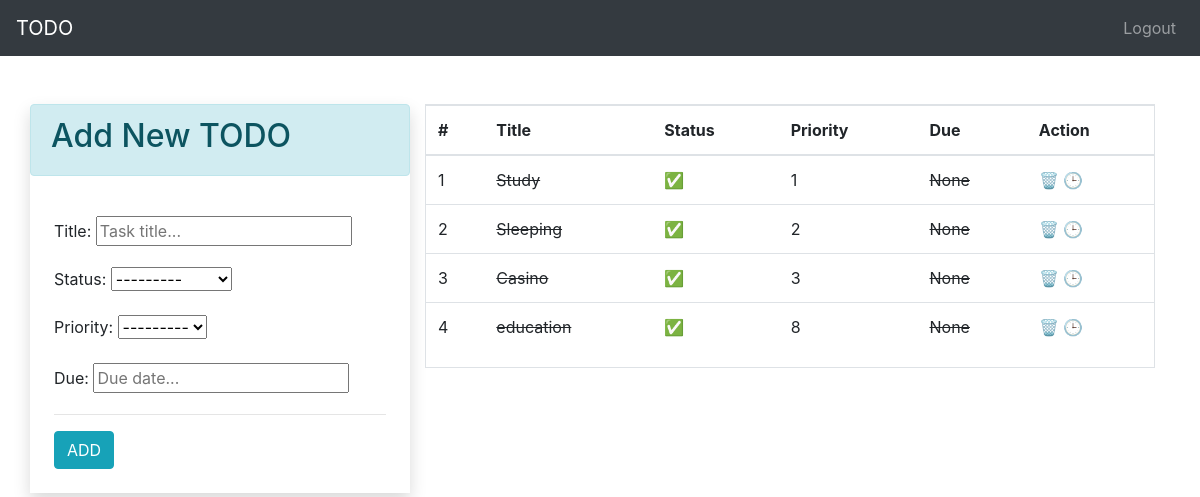
Screenshot of / (signed in) with the database file from the repository.
### app/models.py (models this page shows)
class TODO(models.Model):
    status_choices = [
    ('C', 'COMPLETED'),
    ('P', 'PENDING'),
    ]
    priority_choices = [
    ('1', '1️⃣'),
    ('2', '2️⃣'),
    ('3', '3️⃣'),
    ('4', '4️⃣'),
    ('5', '5️⃣'),
    ('6', '6️⃣'),
    ('7', '7️⃣'),
    ('8', '8️⃣'),
    ('9', '9️⃣'),
    ('10', '🔟'),
    ]
    title = models.CharField(max_length=50)
    status = models.CharField(max_length=2 , choices=status_choices)
    user  = models.ForeignKey(User  , on_delete= models.CASCADE)
    date = models.DateTimeField(auto_now_add=True)
    due = models.DateTimeField(auto_now_add=False, auto_now=False, blank=True, null=True)
    priority = models.CharField(max_length=2 , choices=priority_choices)

### app/views.py (the view)
# urls.py: path('' , home , name='home' ),
@login_required(login_url='login')
def home(request):
    if request.user.is_authenticated:
        user = request.user
        form = TODOForm()
        todos = TODO.objects.filter(user = user).order_by('-status', 'priority', 'due')
        return render(request , 'index.html' , context={'form' : form , 'todos' : todos})

### app/forms.py
class TODOForm(ModelForm):
    title= forms.CharField(widget= forms.TextInput( attrs={'placeholder':'Task title...'}))
    due= forms.DateTimeField(widget= forms.DateInput(attrs={'placeholder':'Due date...',}), required=False)
    class Meta:
        model = TODO
        fields = ['title' , 'status' , 'priority', 'due']

### app/templates/index.html (shortened to what this page needs)
{% extends 'base.html' %}
{% block content %}
<div>
  <div class="container pt-4">
    <div class="row  p-0 mt-4">
      <div class="col-lg-4 mx-auto shadow p-0">
        <div class="alert alert-info">
          <h2>Add New TODO</h2>
        </div>
        <div class="p-4">
          <form action="{% url 'add_todo' %}" method="POST">
            {{form.as_p}}
            <hr>
            <input type="submit" value="ADD" class="btn btn-info">
          </form>
        </div>
      </div>
      <div class="col">
        <div class="border">
          {% if todos|length == 0 %}
          <div class="p-4">
            <br>
            <br>
            <div class="alert alert-info text-center">
              <p class="" style="font-size: 30px;">No Todos</p>
            </div>
            <br>
            <br>
          </div>
          {%else%}
          <div>
            <table class="table">
              <thead>
                <tr>
                  <th>#</th>
                  <th>Title</th>
                  <th>Status</th>
                  <th>Priority</th>
                  <th>Due</th>
                  <th>Action</th>
                </tr>
              </thead>
              <tbody>
                {% for todo in todos %}
                <tr>
                  <td>{{forloop.counter}}</td>
                  {% if todo.status == 'C' %}
                  <td><strike>{{todo.title}}</strike></td>
                  {% else %}
                  <td>{{todo.title}}</td>
                  {% endif %}
                  <td>
                    {% if todo.status == 'C'%}
                    ✅
                    {%else%}
                    🕒
                    {%endif%}
                  </td>
                  <td>{{todo.priority}}</td>
                  {% if todo.status == 'C'%}
                  <td><strike>{{todo.due}}</strike></td>
                  {%else%}
                  <td><span style="color:aliceblue; background-color: #dc3545;
                    border-radius: 4px; padding: 4px;">{{todo.due|timeuntil}}</span></td>
                  {%endif%}
                  <td>
                    <a href="{% url 'delete_todo' todo.id %}" title="Delete" class="">🗑️</a>
                    {% if todo.status == 'P'%}
                    <a href="{% url 'change_todo' id=todo.id status='C' %}" title="Mark Completed" class="">✅</a>
                    {%else%}
                    <a href="{% url 'change_todo' id=todo.id status='P' %}" title="Mark Pending" class="">🕒</a>
                    {%endif%}
                  </td>
                </tr>
                {%endfor%}
              </tbody>
            </table>
          </div>
          {%endif%}
        </div>
      </div>
    </div>
  </div>
</div>
{% endblock %}

### rows the page displays
TODO: title "Study", priority "1", due "None"
TODO: title "Sleeping", priority "2", due "None"
TODO: title "Casino", priority "3", due "None"
TODO: title "education", priority "8", due "None"
